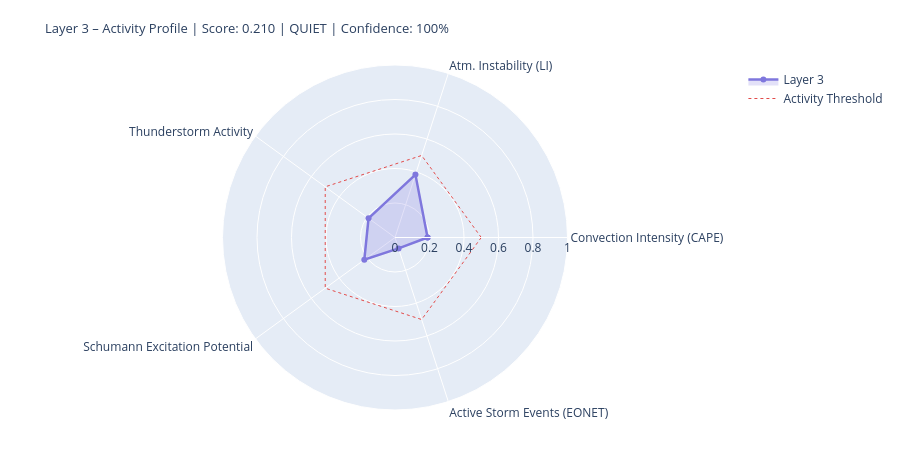

The code cell stored with this chart in its notebook:
### Markdown cell above
---
## 4. State Assessment & Handoff to Layer 4/5

### Code cell
# ============================================================
# LAYER-3-SCORE
# Five dynamic components
# ============================================================

def norm(v, lo, hi):
    if v is None or (isinstance(v, float) and math.isnan(v)): return None
    return round(max(0.0, min(1.0, (v - lo) / (hi - lo))), 4)

# --- 1) Convection intensity (global CAPE mean) ---
cape_mean = df_atm['cape'].dropna().mean() if not df_atm.empty else None
conv_score = norm(cape_mean, 0, 3000)
conv_src   = 'primary' if cape_mean is not None else 'missing'

# --- 2) Atmospheric instability (LI mean) ---
li_mean   = df_atm['li'].dropna().mean() if not df_atm.empty else None
# Negative LI = unstable → higher score
instab_score = norm(-li_mean if li_mean is not None else None, -6, 6)
instab_src   = 'primary' if li_mean is not None else 'missing'

# --- 3) Thunderstorm activity (mean thunder score + WMO count) ---
thunder_mean = df_atm['thunder_score'].mean() if not df_atm.empty else None
n_thunder    = int(df_atm['thunderstorm'].sum()) if not df_atm.empty else 0
thunder_score_val = norm(
    (thunder_mean or 0) * 0.7 + n_thunder * 0.1, 0, 1.0
) if thunder_mean is not None else None
thunder_src = 'primary'

# --- 4) Schumann excitation potential (weighted Schumann contribution) ---
schumann_pot = df_atm['schumann_contribution'].mean() if not df_atm.empty else None
# Boosted by Layer-2 thunderstorm trigger
if schumann_pot is not None and l2_thunder:
    schumann_pot = min(1.0, schumann_pot * 1.2)
schumann_score = norm(schumann_pot, 0, 1.0) if schumann_pot is not None else None
schumann_src   = 'derived'

# --- 5) Storm activity (NASA EONET) ---
# Distinction: None = data not loaded, 0.0 = loaded but no events
storm_score = None
storm_src   = 'missing'
if raw.get('storms') is not None:          # API reached successfully
    storm_score = norm(len(storm_events), 0, 30) if storm_events else 0.0
    storm_src   = 'primary'

# X-Ray and Kp: context only, not in dynamic score
# (X-Ray = Layer-0/4 driver; Kp = geomagnetic index, not a lightning proxy)
xray_context = None
if raw.get('xray'):
    df_xc = pd.DataFrame(raw['xray'])
    fc = next((c for c in df_xc.columns
               if any(k in c.lower() for k in ['flux','long']) and 'time' not in c.lower()),
              df_xc.columns[1])
    df_xc[fc] = pd.to_numeric(df_xc[fc], errors='coerce')
    xray_last = df_xc[fc].dropna().iloc[-1] if not df_xc[fc].dropna().empty else None
    if xray_last:
        xray_class = ('X' if xray_last>=1e-4 else 'M' if xray_last>=1e-5
                      else 'C' if xray_last>=1e-6 else 'B')
        xray_context = {'flux': float(xray_last), 'class': xray_class}
        print(f'X-Ray context: {xray_class}-class ({xray_last:.2e} W/m²)')

# --- Aggregate ---
COMPONENTS = {
    'Convection Intensity (CAPE)':  {'score': conv_score,       'source': conv_src,    'dynamic': True},
    'Atm. Instability (LI)':         {'score': instab_score,     'source': instab_src,  'dynamic': True},
    'Thunderstorm Activity':              {'score': thunder_score_val, 'source': thunder_src, 'dynamic': True},
    'Schumann Excitation Potential':   {'score': schumann_score,   'source': schumann_src,'dynamic': True},
    'Active Storm Events (EONET)': {'score': storm_score,      'source': storm_src,   'dynamic': True},
}

available   = {k: v['score'] for k, v in COMPONENTS.items() if v['score'] is not None}
unavailable = [k for k, v in COMPONENTS.items() if v['score'] is None]
layer3_score = round(sum(available.values()) / len(available), 4) if available else None
confidence   = round(len(available) / len(COMPONENTS), 2)
level = ('unknown' if layer3_score is None
         else 'quiet'   if layer3_score < 0.3
         else 'moderate' if layer3_score < 0.6
         else 'active')
dominant_l3 = max(available, key=available.get) if available else 'none'

# --- Ausgabe ---
W = 68
print('=' * W)
print('LAYER 3 – ATMOSPHERE / WEATHER / THUNDERSTORMS – STATE ASSESSMENT')
print('=' * W)
for name, comp in COMPONENTS.items():
    s = comp['score']
    if s is not None:
        bar = '█' * int(s * 20) + '░' * (20 - int(s * 20))
        print(f'  {name:<36} {bar}  {s:.3f}  [{comp["source"]}]')
    else:
        print(f'  {name:<36} {"─" * 20}  n/a   [missing]')
print('-' * W)
print(f'  Score:        {layer3_score:.3f}  ({len(available)}/{len(COMPONENTS)} components)')
print(f'  Confidence:   {confidence:.0%}')
print(f'  Level:        {level.upper()}')
print(f'  Dominant:     {dominant_l3}')
print(f'  CAPE mean:    {cape_mean:.0f} J/kg' if cape_mean else '  CAPE mean:    n/a')
print(f'  LI mean:      {li_mean:.1f} K' if li_mean is not None else '  LI mean:      n/a')
print(f'  Thunderstorms:{n_thunder} points (WMO)  +  {len(storm_events)} NASA EONET')
print('=' * W)

# Radar
cats   = list(available.keys())
vals_r = list(available.values())
if len(cats) >= 3:
    fig = go.Figure()
    fig.add_trace(go.Scatterpolar(
        r=vals_r + [vals_r[0]], theta=cats + [cats[0]],
        fill='toself', fillcolor='rgba(127,119,221,0.22)',
        line=dict(color='#7F77DD', width=2.5), name='Layer 3'
    ))
    fig.add_trace(go.Scatterpolar(
        r=[0.5] * (len(cats)+1), theta=cats + [cats[0]],
        line=dict(color='#E24B4A', dash='dot', width=1),
        mode='lines', name='Activity Threshold'
    ))
    fig.update_layout(
        title=dict(
            text=f'Layer 3 – Activity Profile | Score: {layer3_score:.3f} | {level.upper()} | Confidence: {confidence:.0%}',
            font=dict(size=13)
        ),
        polar=dict(radialaxis=dict(visible=True, range=[0, 1])),
        height=450, showlegend=True,
        margin=dict(l=60, r=60, t=65, b=40)
    )
    fig.show()

### Figure 1 — Plotly figure (JSON) as saved in the notebook; plotly's stock layout.template omitted (floating-point values rounded to 4 significant figures)
{"data": [{"fill": "toself", "fillcolor": "rgba(127,119,221,0.22)", "line": {"color": "#7F77DD", "width": 2.5}, "name": "Layer 3", "r": [0.1887, 0.3833, 0.1896, 0.22, 0.0667, 0.1887], "theta": ["Convection Intensity (CAPE)", "Atm. Instability (LI)", "Thunderstorm Activity", "Schumann Excitation Potential", "Active Storm Events (EONET)", "Convection Intensity (CAPE)"], "type": "scatterpolar"}, {"line": {"color": "#E24B4A", "dash": "dot", "width": 1}, "mode": "lines", "name": "Activity Threshold", "r": [0.5, 0.5, 0.5, 0.5, 0.5, 0.5], "theta": ["Convection Intensity (CAPE)", "Atm. Instability (LI)", "Thunderstorm Activity", "Schumann Excitation Potential", "Active Storm Events (EONET)", "Convection Intensity (CAPE)"], "type": "scatterpolar"}], "layout": {"height": 450, "margin": {"b": 40, "l": 60, "r": 60, "t": 65}, "polar": {"radialaxis": {"range": [0, 1], "visible": true}}, "showlegend": true, "title": {"font": {"size": 13}, "text": "Layer 3 – Activity Profile | Score: 0.210 | QUIET | Confidence: 100%"}}}
